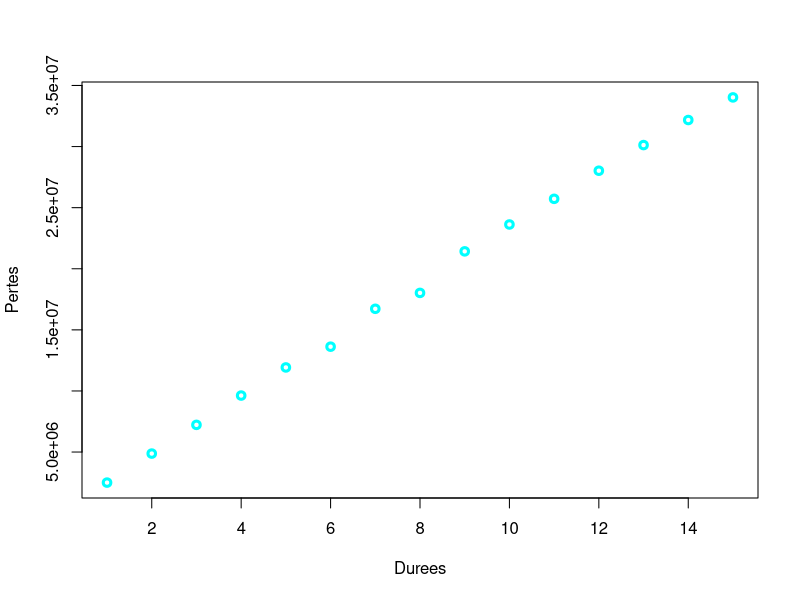

The R script that drew this image:
Mabase=read.csv(file = "Projet AD.csv" )#experte un fichier dans R
s1=sum(Mabase[,1])#calcal de somme de la 1er colonne
m1=s1/length(Mabase[,1])#Calcul de la moyenne 1er colone
s2=sum(Mabase[,2])#calcal de somme de la 2eme colonne
m2=s2/length(Mabase[,2])#Calcul de la moyenne 1eme colone

plot(Mabase[,1],Mabase[,2],xlab="Durees",ylab = "Pertes",type = "p",lwd=3,col="cyan")#Affiche le piod en fonction de l'ageView(Mabase)#Affiche le fichier



